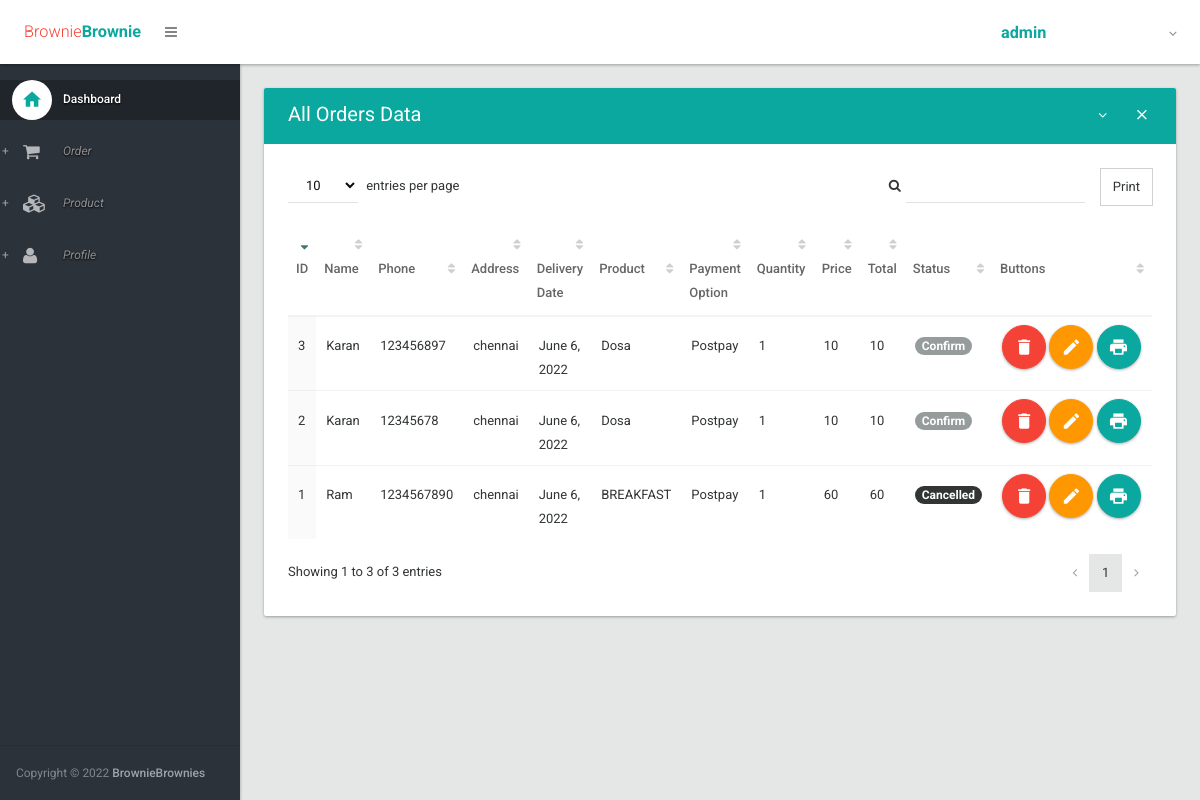
The app's page / (signed in) with its own data.
### orders/models.py (models this page shows, shortened)
class Order (models.Model):
    name = models.CharField(max_length=200)
    phone = models.CharField(max_length=20)
    address = models.TextField()
    delivery_date = models.DateField(blank=True)
    product_id = models.ForeignKey(Product,on_delete=models.CASCADE)
    payment_option = models.CharField(max_length=50)
    order_status = models.CharField(max_length=50)
    quantity = models.IntegerField()

class Product(models.Model):
    product_name=models.CharField(max_length=200)
    product_details=models.TextField()
    price=models.IntegerField()
    active=models.IntegerField(default='1')
    product_image=models.ImageField(upload_to="images/")

### orders/views.py (the view)
# urls.py: url(r'^$', my_order.index, name='home'),
@login_required
def index(request):
    orders = Order.objects.all()
    return render(request, 'index.html', {'orders': orders})

### orders/templates/index.html (shortened to what this page needs)
{% extends 'layout.html' %}
{% block body %}
                <section>
                    <div class="section-body">
                        <div class="row">
                            <div class="col-lg-12">
                                <div class="card">
                                    <div class="card-head style-primary">
                                        <header>All Orders Data</header>
                                        <div class="tools">
                                            <a class="btn btn-icon-toggle btn-collapse"><i class="fa fa-angle-down"></i></a>
                                            <a class="btn btn-icon-toggle btn-close"><i class="md md-close"></i></a>
                                        </div>
                                    </div>
                                    <div class="card-body">
                                        <div class="table-responsive">
                                            <table id="datatable2" class="table order-column hover">
                                                <thead>
                                                    <tr>
                                                        <th>ID</th>
                                                        <th>Name</th>
                                                        <th>Phone</th>
                                                        <th>Address</th>
                                                        <th>Delivery Date</th>
                                                        <th>Product</th>
                                                        <th>Payment Option</th>
                                                        <th>Quantity</th>
                                                        <th>Price</th>
                                                        <th>Total</th>
                                                        <th>Status</th>
                                                        {% if request.user.is_superuser  %}
                                                        <th width="150px">Buttons</th>
                                                        {% endif %}
                                                    </tr>
                                                </thead>
                                                <tbody>
                                                    {% for order in orders %}
                                                    {% if order.name == request.user.username or request.user.is_superuser %}
                                                        <tr class="gradeX">
                                                            <td>{{ order.id }}</td>
                                                            <td>{{ order.name }}</td>
                                                            <td>{{ order.phone }}</td>
                                                            <td>{{ order.address }}</td>
                                                            <td>{{ order.delivery_date }}</td>
                                                            <td>{{ order.product_id.product_name }}</td>
                                                            <td>{{ order.payment_option }}</td>
                                                            <td>{{ order.quantity }}</td>
                                                            <td>{{ order.product_id.price }}</td>
                                                            <td>{% widthratio order.product_id.price 1 order.quantity  %}</td>
                                                            {% if order.order_status == 'Confirm' %}
                                                                <td><span class="badge">{{ order.order_status }}</span></td>
                                                            {% elif order.order_status == 'Ready' %}
                                                                <td><span class="badge" style="background: #ff9800"> {{ order.order_status }}</span></td>
                                                            {% elif order.order_status == 'Send' %}
                                                                <td><span class="badge" style="background: #0c84e4"> {{ order.order_status }}</span></td>
                                                            {% elif order.order_status == 'Delivered' %}
                                                                <td><span class="badge" style="background: #0aa89e"> {{ order.order_status }}</span></td>
                                                            {% elif order.order_status == 'Returned' %}
                                                                <td><span class="badge" style="background: #f44336"> {{ order.order_status }}</span></td>
                                                            {% elif order.order_status == 'Cancelled' %}
                                                                <td><span class="badge" style="background: #313534"> {{ order.order_status }}</span></td>
                                                            {% endif %}
                                                            {% if request.user.is_superuser %}
                                                            <td>
                                                                <a href="{% url 'delete' order.id %}" class="btn ink-reaction btn-floating-action btn-danger" onclick="return confirm('Are you sure you want to delete this?')"><i class="md md-delete"></i> </a>
                                                                <a href="{% url 'edit' order.id %}" class="btn ink-reaction btn-floating-action btn-warning"><i class="md md-edit"></i> </a>
                                                                <a href="{% url 'show' order.id %}" class="btn ink-reaction btn-floating-action btn-primary"><i class="md md-print"></i> </a>
                                                            </td>
                                                            {% endif %}
                                                        </tr>
                                                        {% endif %}
                                                    {% endfor %}
                                                </tbody>
                                            </table>
                                        </div>
                                    </div>
                                </div>
                            </div>
                        </div>
                    </div>
                </section>
{% endblock %}

### orders/templates/layout.html (shortened to what this page needs)
{% load staticfiles %}
<!DOCTYPE html>
<html lang="en">
	<head>
		<link type="text/css" rel="stylesheet" href="{% static 'css/bootstrap.css' %}" />
		<link type="text/css" rel="stylesheet" href="{% static 'css/materialadmin.css' %}" />
		<link type="text/css" rel="stylesheet" href="{% static 'css/font-awesome.min.css' %}" />
		<link type="text/css" rel="stylesheet" href="{% static 'css/material-design-iconic-font.min.css' %}" />
        <link type="text/css" rel="stylesheet" href="{% static 'css/libs/DataTables/jquery.dataTables.css' %}" />
		<link type="text/css" rel="stylesheet" href="{% static 'css/libs/DataTables/extensions/dataTables.colVis.css' %}" />
		<link type="text/css" rel="stylesheet" href="{% static 'css/libs/DataTables/extensions/dataTables.tableTools.css' %}" />
        <link type="text/css" rel="stylesheet" href="{% static 'css/libs/select2/select2.css' %}" />
        <link type="text/css" rel="stylesheet" href="{% static 'css/print.css' %}" />
	</head>
	<body class="menubar-pin menubar-hoverable header-fixed ">
		<header id="header" >
			<div class="headerbar">
				<div class="headerbar-left">
					<ul class="header-nav header-nav-options">
						<li class="header-nav-brand" >
							<div class="brand-holder">
								<a href="{% url 'home' %}">
									<span class="text-lg text-light text-danger">Brownie</span><span class="text-lg text-bold text-primary">Brownie</span>
								</a>
							</div>
						</li>
						<li>
							<a class="btn btn-icon-toggle menubar-toggle" data-toggle="menubar" href="javascript:void(0);">
								<i class="fa fa-bars"></i>
							</a>
						</li>
					</ul>
				</div>
				<div class="headerbar-right">
					<ul class="header-nav header-nav-profile">
						<li class="dropdown">
							<a href="javascript:void(0);" class="dropdown-toggle ink-reaction" data-toggle="dropdown">
								<span class="profile-info">
									<h4 class="text-lg text-bold text-primary">{{request.user.username}}</h4>
								</span>
							</a>
						</li>
					</ul>
				</div>
			</div>
		</header>
		<div id="base">
			<div id="content">
                {% block body %}
                {% endblock %}
			</div>
			<div id="menubar" class="menubar-inverse ">
				<div class="menubar-scroll-panel">
					<ul id="main-menu" class="gui-controls">
						<li>
							<a href="{% url 'home' %}" class="active">
								<div class="gui-icon"><i class="md md-home"></i></div>
								<span class="title">Dashboard</span>
							</a>
						</li>
						<li class="gui-folder">
							<a>
								<div class="gui-icon"><i class="fa fa-shopping-cart"></i></div>
								<span class="title">Order</span>
							</a>
						</li>
						<li class="gui-folder">
							<a>
								<div class="gui-icon"><i class="fa fa-cubes"></i></div>
								<span class="title">Product</span>
							</a>
						</li>
						<li class="gui-folder">
							<a>
								<div class="gui-icon"><i class="fa fa-user"></i></div>
								<span class="title">Profile</span>
							</a>
						</li>
					</ul>
					<div class="menubar-foot-panel">
						<small class="no-linebreak hidden-folded">
							<span class="opacity-75">Copyright &copy; {% now "Y" %}</span> <strong>BrownieBrownies</strong>
						</small>
					</div>
				</div>
			</div>
		</div>
	</body>
</html>

### records on screen
Order: id "1", name "Ram", phone "1234567890", address "chennai", delivery_date "June 6, 2022", product_id.product_name "BREAKFAST", payment_option "Postpay", quantity "1", product_id.price "60", product_id+quantity "60", order_status "Cancelled"
Order: id "2", name "Karan", phone "12345678", address "chennai", delivery_date "June 6, 2022", product_id.product_name "Dosa", payment_option "Postpay", quantity "1", product_id.price "10", product_id+quantity "10", order_status "Confirm"
Order: id "3", name "Karan", phone "123456897", address "chennai", delivery_date "June 6, 2022", product_id.product_name "Dosa", payment_option "Postpay", quantity "1", product_id.price "10", product_id+quantity "10", order_status "Confirm"

### other values on screen
{{ request.user.username }} "admin"
